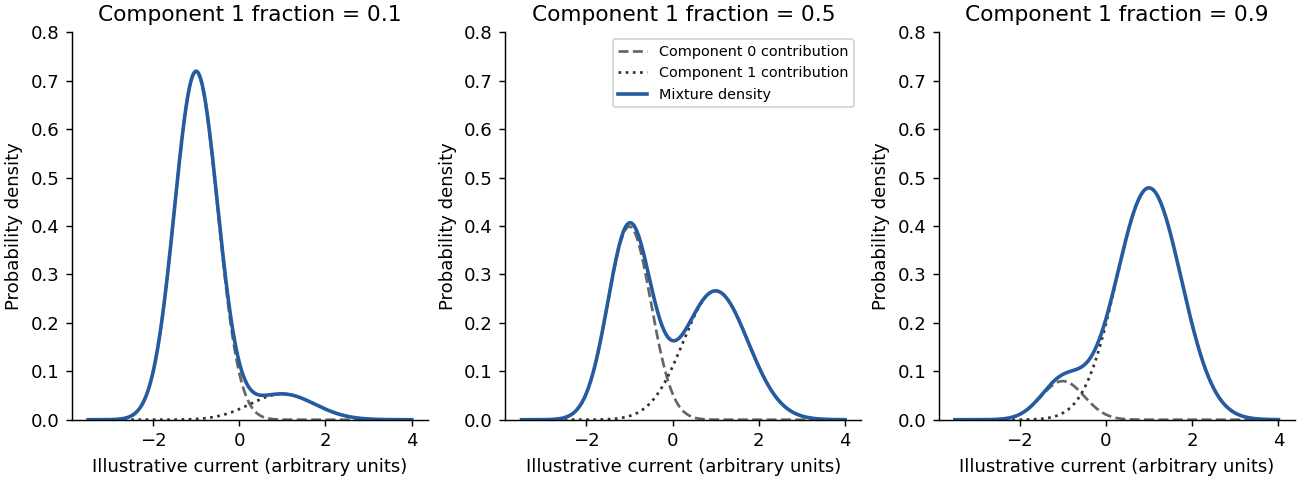

Recreate this plot in Python.
"""Original illustrative mixture curves; no exam data are digitized."""
from pathlib import Path
import numpy as np
import matplotlib.pyplot as plt
x=np.linspace(-3.5,4,600)
a=np.exp(-.5*((x+1)/.5)**2)/(.5*np.sqrt(2*np.pi))
b=np.exp(-.5*((x-1)/.75)**2)/(.75*np.sqrt(2*np.pi))
fig,axes=plt.subplots(1,3,figsize=(10,3.7),layout='constrained',facecolor='white')
for ax,p in zip(axes,[.1,.5,.9]):
 ax.plot(x,(1-p)*a,'--',color='.4',label='Component 0 contribution')
 ax.plot(x,p*b,':',color='.2',label='Component 1 contribution')
 ax.plot(x,(1-p)*a+p*b,color='#245c9f',linewidth=2,label='Mixture density')
 ax.set(xlabel='Illustrative current (arbitrary units)',ylabel='Probability density',ylim=(0,.8),title=f'Component 1 fraction = {p:.1f}')
 ax.spines[['top','right']].set_visible(False)
axes[1].legend(fontsize=8,loc='upper right')
fig.savefig(Path('paper-4-mixture-weights.png'),dpi=130,facecolor='white');plt.close(fig)
